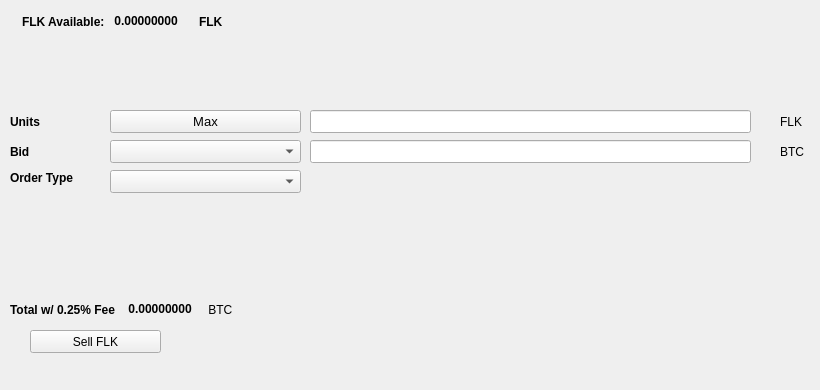
   <widget class="QWidget" name="SellTab">
    <attribute name="title">
     <string>Sell</string>
    </attribute>
    <widget class="QLabel" name="label_16">
     <property name="geometry">
      <rect>
       <x>780</x>
       <y>140</y>
       <width>31</width>
       <height>23</height>
      </rect>
     </property>
     <property name="text">
      <string>BTC</string>
     </property>
    </widget>
    <widget class="QComboBox" name="SellBidcomboBox">
     <property name="geometry">
      <rect>
       <x>110</x>
       <y>140</y>
       <width>191</width>
       <height>23</height>
      </rect>
     </property>
     <property name="font">
      <font>
       <pointsize>10</pointsize>
      </font>
     </property>
    </widget>
    <widget class="QLabel" name="label_18">
     <property name="geometry">
      <rect>
       <x>10</x>
       <y>110</y>
       <width>46</width>
       <height>23</height>
      </rect>
     </property>
     <property name="font">
      <font>
       <weight>75</weight>
       <bold>true</bold>
      </font>
     </property>
     <property name="text">
      <string>Units</string>
     </property>
    </widget>
    <widget class="QPushButton" name="Sell_Max_Amount">
     <property name="geometry">
      <rect>
       <x>110</x>
       <y>110</y>
       <width>191</width>
       <height>23</height>
      </rect>
     </property>
     <property name="font">
      <font>
       <pointsize>10</pointsize>
      </font>
     </property>
     <property name="text">
      <string>Max</string>
     </property>
    </widget>
    <widget class="QLabel" name="label_20">
     <property name="geometry">
      <rect>
       <x>10</x>
       <y>170</y>
       <width>91</width>
       <height>16</height>
      </rect>
     </property>
     <property name="font">
      <font>
       <weight>75</weight>
       <bold>true</bold>
      </font>
     </property>
     <property name="text">
      <string>Order Type</string>
     </property>
    </widget>
    <widget class="QComboBox" name="SellOrdertypeCombo">
     <property name="geometry">
      <rect>
       <x>110</x>
       <y>170</y>
       <width>191</width>
       <height>23</height>
      </rect>
     </property>
     <property name="font">
      <font>
       <pointsize>10</pointsize>
      </font>
     </property>
    </widget>
    <widget class="QLabel" name="label_21">
     <property name="geometry">
      <rect>
       <x>10</x>
       <y>140</y>
       <width>46</width>
       <height>23</height>
      </rect>
     </property>
     <property name="font">
      <font>
       <weight>75</weight>
       <bold>true</bold>
      </font>
     </property>
     <property name="text">
      <string>Bid</string>
     </property>
    </widget>
    <widget class="QLabel" name="label_22">
     <property name="geometry">
      <rect>
       <x>780</x>
       <y>110</y>
       <width>31</width>
       <height>23</height>
      </rect>
     </property>
     <property name="text">
      <string>FLK</string>
     </property>
    </widget>
    <widget class="QLineEdit" name="UnitsInputFLK">
     <property name="geometry">
      <rect>
       <x>310</x>
       <y>110</y>
       <width>441</width>
       <height>23</height>
      </rect>
     </property>
     <property name="font">
      <font>
       <pointsize>9</pointsize>
       <weight>75</weight>
       <bold>true</bold>
      </font>
     </property>
    </widget>
    <widget class="QLineEdit" name="SellBidPriceEdit">
     <property name="geometry">
      <rect>
       <x>310</x>
       <y>140</y>
       <width>441</width>
       <height>23</height>
      </rect>
     </property>
     <property name="font">
      <font>
       <pointsize>9</pointsize>
       <weight>75</weight>
       <bold>true</bold>
      </font>
     </property>
    </widget>
    <widget class="QPushButton" name="SellFLKBTN">
     <property name="geometry">
      <rect>
       <x>30</x>
       <y>330</y>
       <width>131</width>
       <height>23</height>
      </rect>
     </property>
     <property name="text">
      <string>Sell FLK</string>
     </property>
     <property name="icon">
      <iconset resource="../filok">
       <normaloff>:/icons/bitcoin</normaloff>:/icons/bitcoin</iconset>
     </property>
    </widget>
    <widget class="QWidget" name="layoutWidget3">
     <property name="geometry">
      <rect>
       <x>22</x>
       <y>12</y>
       <width>258</width>
       <height>19</height>
      </rect>
     </property>
     <layout class="QHBoxLayout" name="horizontalLayout">
      <item>
       <widget class="QLabel" name="label232_2">
        <property name="font">
         <font>
          <weight>75</weight>
          <bold>true</bold>
         </font>
        </property>
        <property name="text">
         <string>FLK Available:</string>
        </property>
       </widget>
      </item>
      <item>
       <widget class="QLabel" name="FLKAvailableLabel">
        <property name="palette">
         <palette>
          <active>
           <colorrole role="WindowText">
            <brush brushstyle="SolidPattern">
             <color alpha="255">
              <red>0</red>
              <green>0</green>
              <blue>0</blue>
             </color>
            </brush>
           </colorrole>
           <colorrole role="Button">
            <brush brushstyle="SolidPattern">
             <color alpha="255">
              <red>0</red>
              <green>170</green>
              <blue>0</blue>
             </color>
            </brush>
           </colorrole>
           <colorrole role="Light">
            <brush brushstyle="SolidPattern">
             <color alpha="255">
              <red>0</red>
              <green>255</green>
              <blue>0</blue>
             </color>
            </brush>
           </colorrole>
           <colorrole role="Midlight">
            <brush brushstyle="SolidPattern">
             <color alpha="255">
              <red>0</red>
              <green>212</green>
              <blue>0</blue>
             </color>
            </brush>
           </colorrole>
           <colorrole role="Dark">
            <brush brushstyle="SolidPattern">
             <color alpha="255">
              <red>0</red>
              <green>85</green>
              <blue>0</blue>
             </color>
            </brush>
           </colorrole>
           <colorrole role="Mid">
            <brush brushstyle="SolidPattern">
             <color alpha="255">
              <red>0</red>
              <green>113</green>
              <blue>0</blue>
             </color>
            </brush>
           </colorrole>
           <colorrole role="Text">
            <brush brushstyle="SolidPattern">
             <color alpha="255">
              <red>0</red>
              <green>170</green>
              <blue>0</blue>
             </color>
            </brush>
           </colorrole>
           <colorrole role="BrightText">
            <brush brushstyle="SolidPattern">
             <color alpha="255">
              <red>255</red>
              <green>255</green>
              <blue>255</blue>
             </color>
            </brush>
           </colorrole>
           <colorrole role="ButtonText">
            <brush brushstyle="SolidPattern">
             <color alpha="255">
              <red>0</red>
              <green>0</green>
              <blue>0</blue>
             </color>
            </brush>
           </colorrole>
           <colorrole role="Base">
            <brush brushstyle="SolidPattern">
             <color alpha="255">
              <red>255</red>
              <green>255</green>
              <blue>255</blue>
             </color>
            </brush>
           </colorrole>
           <colorrole role="Window">
            <brush brushstyle="SolidPattern">
             <color alpha="255">
              <red>0</red>
              <green>170</green>
              <blue>0</blue>
             </color>
            </brush>
           </colorrole>
           <colorrole role="Shadow">
            <brush brushstyle="SolidPattern">
             <color alpha="255">
              <red>0</red>
              <green>0</green>
              <blue>0</blue>
             </color>
            </brush>
           </colorrole>
           <colorrole role="AlternateBase">
            <brush brushstyle="SolidPattern">
             <color alpha="255">
              <red>127</red>
              <green>212</green>
              <blue>127</blue>
             </color>
            </brush>
           </colorrole>
           <colorrole role="ToolTipBase">
            <brush brushstyle="SolidPattern">
             <color alpha="255">
              <red>255</red>
              <green>255</green>
              <blue>220</blue>
             </color>
            </brush>
           </colorrole>
           <colorrole role="ToolTipText">
            <brush brushstyle="SolidPattern">
             <color alpha="255">
              <red>0</red>
              <green>0</green>
              <blue>0</blue>
             </color>
            </brush>
           </colorrole>
          </active>
          <inactive>
           <colorrole role="WindowText">
            <brush brushstyle="SolidPattern">
             <color alpha="255">
              <red>0</red>
              <green>0</green>
              <blue>0</blue>
             </color>
            </brush>
           </colorrole>
           <colorrole role="Button">
            <brush brushstyle="SolidPattern">
             <color alpha="255">
              <red>0</red>
              <green>170</green>
              <blue>0</blue>
             </color>
            </brush>
           </colorrole>
           <colorrole role="Light">
            <brush brushstyle="SolidPattern">
             <color alpha="255">
              <red>0</red>
              <green>255</green>
              <blue>0</blue>
             </color>
            </brush>
           </colorrole>
           <colorrole role="Midlight">
            <brush brushstyle="SolidPattern">
             <color alpha="255">
              <red>0</red>
              <green>212</green>
              <blue>0</blue>
             </color>
            </brush>
           </colorrole>
           <colorrole role="Dark">
            <brush brushstyle="SolidPattern">
             <color alpha="255">
              <red>0</red>
              <green>85</green>
              <blue>0</blue>
             </color>
            </brush>
           </colorrole>
           <colorrole role="Mid">
            <brush brushstyle="SolidPattern">
             <color alpha="255">
              <red>0</red>
              <green>113</green>
              <blue>0</blue>
             </color>
            </brush>
           </colorrole>
           <colorrole role="Text">
            <brush brushstyle="SolidPattern">
             <color alpha="255">
              <red>0</red>
              <green>170</green>
              <blue>0</blue>
             </color>
            </brush>
           </colorrole>
           <colorrole role="BrightText">
            <brush brushstyle="SolidPattern">
             <color alpha="255">
              <red>255</red>
              <green>255</green>
              <blue>255</blue>
             </color>
            </brush>
           </colorrole>
           <colorrole role="ButtonText">
            <brush brushstyle="SolidPattern">
             <color alpha="255">
              <red>0</red>
              <green>0</green>
              <blue>0</blue>
             </color>
            </brush>
           </colorrole>
           <colorrole role="Base">
            <brush brushstyle="SolidPattern">
             <color alpha="255">
              <red>255</red>
              <green>255</green>
              <blue>255</blue>
             </color>
            </brush>
           </colorrole>
           <colorrole role="Window">
            <brush brushstyle="SolidPattern">
             <color alpha="255">
              <red>0</red>
              <green>170</green>
              <blue>0</blue>
             </color>
            </brush>
           </colorrole>
           <colorrole role="Shadow">
            <brush brushstyle="SolidPattern">
             <color alpha="255">
              <red>0</red>
              <green>0</green>
              <blue>0</blue>
             </color>
            </brush>
           </colorrole>
           <colorrole role="AlternateBase">
            <brush brushstyle="SolidPattern">
             <color alpha="255">
              <red>127</red>
              <green>212</green>
              <blue>127</blue>
             </color>
            </brush>
           </colorrole>
           <colorrole role="ToolTipBase">
            <brush brushstyle="SolidPattern">
             <color alpha="255">
              <red>255</red>
              <green>255</green>
              <blue>220</blue>
             </color>
            </brush>
           </colorrole>
           <colorrole role="ToolTipText">
            <brush brushstyle="SolidPattern">
             <color alpha="255">
              <red>0</red>
              <green>0</green>
              <blue>0</blue>
             </color>
            </brush>
           </colorrole>
          </inactive>
          <disabled>
           <colorrole role="WindowText">
            <brush brushstyle="SolidPattern">
             <color alpha="255">
              <red>0</red>
              <green>85</green>
              <blue>0</blue>
             </color>
            </brush>
           </colorrole>
           <colorrole role="Button">
            <brush brushstyle="SolidPattern">
             <color alpha="255">
              <red>0</red>
              <green>170</green>
              <blue>0</blue>
             </color>
            </brush>
           </colorrole>
           <colorrole role="Light">
            <brush brushstyle="SolidPattern">
             <color alpha="255">
              <red>0</red>
              <green>255</green>
              <blue>0</blue>
             </color>
            </brush>
           </colorrole>
           <colorrole role="Midlight">
            <brush brushstyle="SolidPattern">
             <color alpha="255">
              <red>0</red>
              <green>212</green>
              <blue>0</blue>
             </color>
            </brush>
           </colorrole>
           <colorrole role="Dark">
            <brush brushstyle="SolidPattern">
             <color alpha="255">
              <red>0</red>
              <green>85</green>
              <blue>0</blue>
             </color>
            </brush>
           </colorrole>
           <colorrole role="Mid">
            <brush brushstyle="SolidPattern">
             <color alpha="255">
              <red>0</red>
              <green>113</green>
              <blue>0</blue>
             </color>
            </brush>
           </colorrole>
           <colorrole role="Text">
            <brush brushstyle="SolidPattern">
             <color alpha="255">
              <red>0</red>
              <green>85</green>
              <blue>0</blue>
             </color>
            </brush>
           </colorrole>
           <colorrole role="BrightText">
            <brush brushstyle="SolidPattern">
             <color alpha="255">
              <red>255</red>
              <green>255</green>
              <blue>255</blue>
             </color>
            </brush>
           </colorrole>
           <colorrole role="ButtonText">
            <brush brushstyle="SolidPattern">
             <color alpha="255">
              <red>0</red>
              <green>85</green>
              <blue>0</blue>
             </color>
            </brush>
           </colorrole>
           <colorrole role="Base">
            <brush brushstyle="SolidPattern">
             <color alpha="255">
              <red>0</red>
              <green>170</green>
              <blue>0</blue>
             </color>
            </brush>
           </colorrole>
           <colorrole role="Window">
            <brush brushstyle="SolidPattern">
             <color alpha="255">
              <red>0</red>
              <green>170</green>
              <blue>0</blue>
             </color>
            </brush>
           </colorrole>
           <colorrole role="Shadow">
            <brush brushstyle="SolidPattern">
             <color alpha="255">
              <red>0</red>
              <green>0</green>
              <blue>0</blue>
             </color>
            </brush>
           </colorrole>
           <colorrole role="AlternateBase">
            <brush brushstyle="SolidPattern">
             <color alpha="255">
              <red>0</red>
              <green>170</green>
              <blue>0</blue>
             </color>
            </brush>
           </colorrole>
           <colorrole role="ToolTipBase">
            <brush brushstyle="SolidPattern">
             <color alpha="255">
              <red>255</red>
              <green>255</green>
              <blue>220</blue>
             </color>
            </brush>
           </colorrole>
           <colorrole role="ToolTipText">
            <brush brushstyle="SolidPattern">
             <color alpha="255">
              <red>0</red>
              <green>0</green>
              <blue>0</blue>
             </color>
            </brush>
           </colorrole>
          </disabled>
         </palette>
        </property>
        <property name="font">
         <font>
          <weight>75</weight>
          <bold>true</bold>
         </font>
        </property>
        <property name="text">
         <string> 0.00000000 </string>
        </property>
        <property name="textInteractionFlags">
         <set>Qt::LinksAccessibleByMouse|Qt::TextSelectableByKeyboard|Qt::TextSelectableByMouse</set>
        </property>
       </widget>
      </item>
      <item>
       <widget class="QLabel" name="labelFLK">
        <property name="font">
         <font>
          <weight>75</weight>
          <bold>true</bold>
         </font>
        </property>
        <property name="text">
         <string>FLK</string>
        </property>
       </widget>
      </item>
     </layout>
    </widget>
    <widget class="QWidget" name="layoutWidget">
     <property name="geometry">
      <rect>
       <x>10</x>
       <y>300</y>
       <width>268</width>
       <height>19</height>
      </rect>
     </property>
     <layout class="QHBoxLayout" name="horizontalLayout_2">
      <item>
       <widget class="QLabel" name="label_19">
        <property name="font">
         <font>
          <weight>75</weight>
          <bold>true</bold>
         </font>
        </property>
        <property name="text">
         <string>Total w/ 0.25% Fee </string>
        </property>
       </widget>
      </item>
      <item>
       <widget class="QLabel" name="SellCostLabel">
        <property name="palette">
         <palette>
          <active>
           <colorrole role="WindowText">
            <brush brushstyle="SolidPattern">
             <color alpha="255">
              <red>0</red>
              <green>0</green>
              <blue>0</blue>
             </color>
            </brush>
           </colorrole>
           <colorrole role="Button">
            <brush brushstyle="SolidPattern">
             <color alpha="255">
              <red>0</red>
              <green>170</green>
              <blue>0</blue>
             </color>
            </brush>
           </colorrole>
           <colorrole role="Light">
            <brush brushstyle="SolidPattern">
             <color alpha="255">
              <red>0</red>
              <green>255</green>
              <blue>0</blue>
             </color>
            </brush>
           </colorrole>
           <colorrole role="Midlight">
            <brush brushstyle="SolidPattern">
             <color alpha="255">
              <red>0</red>
              <green>212</green>
              <blue>0</blue>
             </color>
            </brush>
           </colorrole>
           <colorrole role="Dark">
            <brush brushstyle="SolidPattern">
             <color alpha="255">
              <red>0</red>
              <green>85</green>
              <blue>0</blue>
             </color>
            </brush>
           </colorrole>
           <colorrole role="Mid">
            <brush brushstyle="SolidPattern">
             <color alpha="255">
              <red>0</red>
              <green>113</green>
              <blue>0</blue>
             </color>
            </brush>
           </colorrole>
           <colorrole role="Text">
            <brush brushstyle="SolidPattern">
             <color alpha="255">
              <red>0</red>
              <green>170</green>
              <blue>0</blue>
             </color>
            </brush>
           </colorrole>
           <colorrole role="BrightText">
            <brush brushstyle="SolidPattern">
             <color alpha="255">
              <red>255</red>
              <green>255</green>
              <blue>255</blue>
             </color>
            </brush>
           </colorrole>
           <colorrole role="ButtonText">
            <brush brushstyle="SolidPattern">
             <color alpha="255">
              <red>0</red>
              <green>0</green>
              <blue>0</blue>
             </color>
            </brush>
           </colorrole>
           <colorrole role="Base">
            <brush brushstyle="SolidPattern">
             <color alpha="255">
              <red>255</red>
              <green>255</green>
              <blue>255</blue>
             </color>
            </brush>
           </colorrole>
           <colorrole role="Window">
            <brush brushstyle="SolidPattern">
             <color alpha="255">
              <red>0</red>
              <green>170</green>
              <blue>0</blue>
             </color>
            </brush>
           </colorrole>
           <colorrole role="Shadow">
            <brush brushstyle="SolidPattern">
             <color alpha="255">
              <red>0</red>
              <green>0</green>
              <blue>0</blue>
             </color>
            </brush>
           </colorrole>
           <colorrole role="AlternateBase">
            <brush brushstyle="SolidPattern">
             <color alpha="255">
              <red>127</red>
              <green>212</green>
              <blue>127</blue>
             </color>
            </brush>
           </colorrole>
           <colorrole role="ToolTipBase">
            <brush brushstyle="SolidPattern">
             <color alpha="255">
              <red>255</red>
              <green>255</green>
              <blue>220</blue>
             </color>
            </brush>
           </colorrole>
           <colorrole role="ToolTipText">
            <brush brushstyle="SolidPattern">
             <color alpha="255">
              <red>0</red>
              <green>0</green>
              <blue>0</blue>
             </color>
            </brush>
           </colorrole>
          </active>
          <inactive>
           <colorrole role="WindowText">
            <brush brushstyle="SolidPattern">
             <color alpha="255">
              <red>0</red>
              <green>0</green>
              <blue>0</blue>
             </color>
            </brush>
           </colorrole>
           <colorrole role="Button">
            <brush brushstyle="SolidPattern">
             <color alpha="255">
              <red>0</red>
              <green>170</green>
              <blue>0</blue>
             </color>
            </brush>
           </colorrole>
           <colorrole role="Light">
            <brush brushstyle="SolidPattern">
             <color alpha="255">
              <red>0</red>
              <green>255</green>
              <blue>0</blue>
             </color>
            </brush>
           </colorrole>
           <colorrole role="Midlight">
            <brush brushstyle="SolidPattern">
             <color alpha="255">
              <red>0</red>
              <green>212</green>
              <blue>0</blue>
             </color>
            </brush>
           </colorrole>
           <colorrole role="Dark">
            <brush brushstyle="SolidPattern">
             <color alpha="255">
              <red>0</red>
              <green>85</green>
              <blue>0</blue>
             </color>
            </brush>
           </colorrole>
           <colorrole role="Mid">
            <brush brushstyle="SolidPattern">
             <color alpha="255">
              <red>0</red>
              <green>113</green>
              <blue>0</blue>
             </color>
            </brush>
           </colorrole>
           <colorrole role="Text">
            <brush brushstyle="SolidPattern">
             <color alpha="255">
              <red>0</red>
              <green>170</green>
              <blue>0</blue>
             </color>
            </brush>
           </colorrole>
           <colorrole role="BrightText">
            <brush brushstyle="SolidPattern">
             <color alpha="255">
              <red>255</red>
              <green>255</green>
              <blue>255</blue>
             </color>
            </brush>
           </colorrole>
           <colorrole role="ButtonText">
            <brush brushstyle="SolidPattern">
             <color alpha="255">
              <red>0</red>
              <green>0</green>
              <blue>0</blue>
             </color>
            </brush>
           </colorrole>
           <colorrole role="Base">
            <brush brushstyle="SolidPattern">
             <color alpha="255">
              <red>255</red>
              <green>255</green>
              <blue>255</blue>
             </color>
            </brush>
           </colorrole>
           <colorrole role="Window">
            <brush brushstyle="SolidPattern">
             <color alpha="255">
              <red>0</red>
              <green>170</green>
              <blue>0</blue>
             </color>
            </brush>
           </colorrole>
           <colorrole role="Shadow">
            <brush brushstyle="SolidPattern">
             <color alpha="255">
              <red>0</red>
              <green>0</green>
              <blue>0</blue>
             </color>
            </brush>
           </colorrole>
           <colorrole role="AlternateBase">
            <brush brushstyle="SolidPattern">
             <color alpha="255">
              <red>127</red>
              <green>212</green>
              <blue>127</blue>
             </color>
            </brush>
           </colorrole>
           <colorrole role="ToolTipBase">
            <brush brushstyle="SolidPattern">
             <color alpha="255">
              <red>255</red>
              <green>255</green>
              <blue>220</blue>
             </color>
            </brush>
           </colorrole>
           <colorrole role="ToolTipText">
            <brush brushstyle="SolidPattern">
             <color alpha="255">
              <red>0</red>
              <green>0</green>
              <blue>0</blue>
             </color>
            </brush>
           </colorrole>
          </inactive>
          <disabled>
           <colorrole role="WindowText">
            <brush brushstyle="SolidPattern">
             <color alpha="255">
              <red>0</red>
              <green>85</green>
              <blue>0</blue>
             </color>
            </brush>
           </colorrole>
           <colorrole role="Button">
            <brush brushstyle="SolidPattern">
             <color alpha="255">
              <red>0</red>
              <green>170</green>
              <blue>0</blue>
             </color>
            </brush>
           </colorrole>
           <colorrole role="Light">
            <brush brushstyle="SolidPattern">
             <color alpha="255">
              <red>0</red>
              <green>255</green>
              <blue>0</blue>
             </color>
            </brush>
           </colorrole>
           <colorrole role="Midlight">
            <brush brushstyle="SolidPattern">
             <color alpha="255">
              <red>0</red>
              <green>212</green>
              <blue>0</blue>
             </color>
            </brush>
           </colorrole>
           <colorrole role="Dark">
            <brush brushstyle="SolidPattern">
             <color alpha="255">
              <red>0</red>
              <green>85</green>
              <blue>0</blue>
             </color>
            </brush>
           </colorrole>
           <colorrole role="Mid">
            <brush brushstyle="SolidPattern">
             <color alpha="255">
              <red>0</red>
              <green>113</green>
              <blue>0</blue>
             </color>
            </brush>
           </colorrole>
           <colorrole role="Text">
            <brush brushstyle="SolidPattern">
             <color alpha="255">
              <red>0</red>
              <green>85</green>
              <blue>0</blue>
             </color>
            </brush>
           </colorrole>
           <colorrole role="BrightText">
            <brush brushstyle="SolidPattern">
             <color alpha="255">
              <red>255</red>
              <green>255</green>
              <blue>255</blue>
             </color>
            </brush>
           </colorrole>
           <colorrole role="ButtonText">
            <brush brushstyle="SolidPattern">
             <color alpha="255">
              <red>0</red>
              <green>85</green>
              <blue>0</blue>
             </color>
            </brush>
           </colorrole>
           <colorrole role="Base">
            <brush brushstyle="SolidPattern">
             <color alpha="255">
              <red>0</red>
              <green>170</green>
              <blue>0</blue>
             </color>
            </brush>
           </colorrole>
           <colorrole role="Window">
            <brush brushstyle="SolidPattern">
             <color alpha="255">
              <red>0</red>
              <green>170</green>
              <blue>0</blue>
             </color>
            </brush>
           </colorrole>
           <colorrole role="Shadow">
            <brush brushstyle="SolidPattern">
             <color alpha="255">
              <red>0</red>
              <green>0</green>
              <blue>0</blue>
             </color>
            </brush>
           </colorrole>
           <colorrole role="AlternateBase">
            <brush brushstyle="SolidPattern">
             <color alpha="255">
              <red>0</red>
              <green>170</green>
              <blue>0</blue>
             </color>
            </brush>
           </colorrole>
           <colorrole role="ToolTipBase">
            <brush brushstyle="SolidPattern">
             <color alpha="255">
              <red>255</red>
              <green>255</green>
              <blue>220</blue>
             </color>
            </brush>
           </colorrole>
           <colorrole role="ToolTipText">
            <brush brushstyle="SolidPattern">
             <color alpha="255">
              <red>0</red>
              <green>0</green>
              <blue>0</blue>
             </color>
            </brush>
           </colorrole>
          </disabled>
         </palette>
        </property>
        <property name="font">
         <font>
          <weight>75</weight>
          <bold>true</bold>
         </font>
        </property>
        <property name="autoFillBackground">
         <bool>false</bool>
        </property>
        <property name="text">
         <string> 0.00000000</string>
        </property>
        <property name="textInteractionFlags">
         <set>Qt::LinksAccessibleByMouse|Qt::TextSelectableByMouse</set>
        </property>
       </widget>
      </item>
      <item>
       <widget class="QLabel" name="label_17">
        <property name="font">
         <font>
          <weight>50</weight>
          <bold>false</bold>
         </font>
        </property>
        <property name="text">
         <string> BTC</string>
        </property>
       </widget>
      </item>
     </layout>
    </widget>
    <widget class="QLabel" name="label_23">
     <property name="geometry">
      <rect>
       <x>460</x>
       <y>300</y>
       <width>281</width>
       <height>81</height>
      </rect>
     </property>
     <property name="text">
      <string/>
     </property>
     <property name="pixmap">
      <pixmap>:/images/bittrex</pixmap>
     </property>
    </widget>
   </widget>
